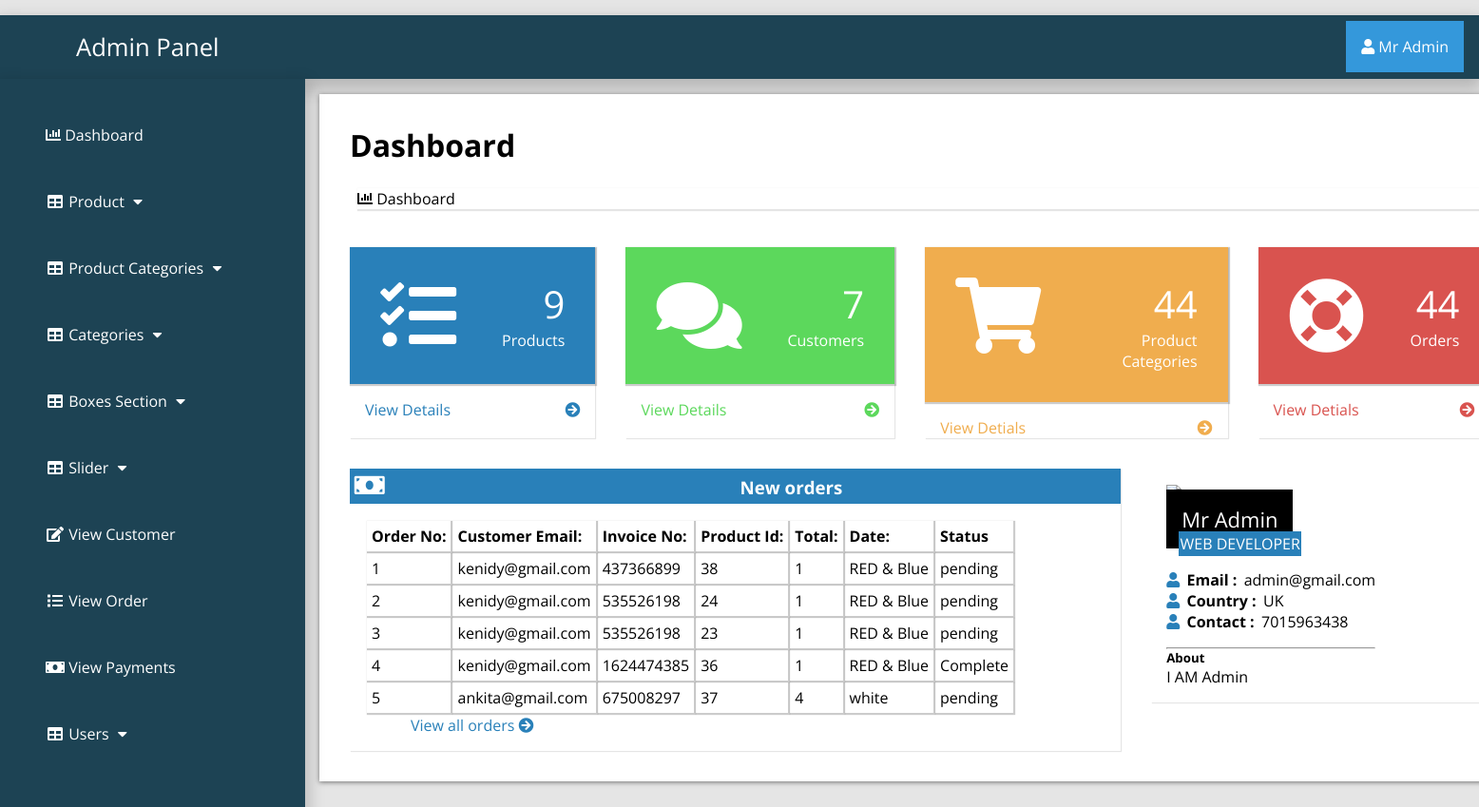
The page /admin_area/index.php?dashboard (signed in) on the database its author committed.
### tables this page shows
CREATE TABLE `customer_order` (
  `order_id` int(10) NOT NULL,
  `customer_id` int(10) NOT NULL,
  `product_id` int(100) NOT NULL,
  `due_amount` int(100) NOT NULL,
  `invoice_no` int(100) NOT NULL,
  `qty` int(10) NOT NULL,
  `size` text NOT NULL,
  `order_date` timestamp NOT NULL DEFAULT current_timestamp() ON UPDATE current_timestamp(),
  `order_status` text NOT NULL
);

CREATE TABLE `customers` (
  `customer_id` int(100) NOT NULL,
  `customer_name` varchar(255) NOT NULL,
  `customer_email` varchar(255) NOT NULL,
  `customer_pass` varchar(255) NOT NULL,
  `customer_country` text NOT NULL,
  `customer_city` text NOT NULL,
  `customer_contact` varchar(255) NOT NULL,
  `customer_address` text NOT NULL,
  `customer_image` text NOT NULL,
  `customer_ip` varchar(255) NOT NULL
);

### admin_area/dashboard.php (the view, shortened to what this page needs)
<?php
if (!isset($_SESSION['admin_email'])){
  echo "<script>window.open('login.php','_self')</script>";
  }else{
?>
<div class="row">
<div class="col-lg-12">
	<h1 class="page-header">Dashboard</h1>
	<ol class="breadcrumb">
		<li class="active"><i class="fa fa-bar-chart"></i> Dashboard </li>
	</ol>
  </div>
 <div class="row1">
 	<div class="col-lg-3 col-md-6">
 		<div class="panel panel-primary">
 			<div class="panel-heading">
 				<div class="row2">
 					<div class="col-xs-3">
 						<i class="fa fa-tasks fa-5x"></i>
 					</div>
 					<div class="col-xs-9 text-right">
 						<div class="huge"> <?php echo $count_pro ?> </div>
 						<div>Products</div>
 					</div>
 				</div>
 			</div>
 			<a href="index.php?view_product">
 				<div class="panel-footer">
 					<span class="pull-left"> View Details </span>
 					<span class="pull-right"> <i class="fa fa-arrow-circle-right"> </i></span>
 				</div>
 			</a>
 		</div>
 	</div>
 	<div class="col-lg-3 col-md-6">
 		<div class="panel panel-green">
 			<div class="panel-heading">
 				<div class="row2">
 					<div class="col-xs-3">
 						<i class="fa fa-comments fa-5x"></i>
 					</div>
 					<div class="col-xs-9 text-right">
 						<div class="huge"> <?php echo $count_cust ?> </div>
 						<div>Customers </div>
 					</div>
 				</div>
 			</div>
 			<a href="index.php?view_customer">
 				<div class="panel-footer">
 					<span class="pull-left"> View Details </span>
 					<span class="pull-right"> <i class="fa fa-arrow-circle-right"></i> </span>
 				</div>
 			</a>
 		</div>
 	</div>
 	<div class="col-lg-3 col-md-6">
 		<div class="panel panel-yellow">
 			<div class="panel-heading">
 				<div class="row2">
 					<div class="col-xs-3"> <i class="fa fa-shopping-cart fa-5x"></i>
 					</div>
 					<div class="col-xs-9 text-right">
 						<div class="huge"> <?php echo $count_p_cat ?> </div>
 						<div>Product Categories</div>
 					</div>
 				</div>
 			</div>
 			<a href="index.php?view_product_cat">
 				<div class="panel-footer">
 					<span class="pull-left"> View Detials </span>
 					<span class="pull-right"> <i class="fa fa-arrow-circle-right"></i> </span>
 				</div>
 			</a>
 		</div>
 	</div>
 	<div class="col-lg-3 col-md-6">
 		<div class="panel panel-red">
 			<div class="panel-heading">
 				<div class="row2">
 					<div class="col-xs-3"><i class="fa fa-support fa-5x"></i>
 			</div>
 			<div class="col-xs-9 text-right">
 				<div class="huge"> <?php echo $count_order ?> </div>
 				<div> Orders </div>
 			</div>
 		</div>
 	</div>
 	<a href="index.php?view_order">
 		<div class="panel-footer">
 					<span class="pull-left"> View Detials </span>
 					<span class="pull-right"> <i class="fa fa-arrow-circle-right"> </i> </span>
 				</div>
 	</a>
 </div>
</div>
</div>
<div class="row1">
	<div class="col-lg-8">
		<div class="panel panel-primary">
			<div class="panel-heading">
				<h3 class="panel-title">
					<i class="fa fa-money fa-fw"></i> New orders
				</h3>
			</div>
			<div class="panel-body">
				<div class="table-responsive">
					<table class="table table-bordered table-hover table-striped">
						<thead>
							<tr>
								<th>Order No:</th>
								<th>Customer Email:</th>
								<th>Invoice No:</th>
								<th>Product Id:</th>
								<th>Total:</th>
								<th>Date:</th>
								<th>Status</th>
							</tr>
						</thead>
						<tbody>
							<?php
                              $i=0;
                              $get_order="select * from customer_order order by 1 DESC LIMIT 0,5";
                              $run_order=mysqli_query($con,$get_order);
                              while ($row_order=mysqli_fetch_array($run_order)) {
                              	  $customer_id=$row_order['customer_id'];
                              	  $product_id=$row_order['product_id'];
                              	  $invoice_no=$row_order['invoice_no'];
                              	  $qty=$row_order['qty'];
                              	  $size=$row_order['size'];
                              	  $status=$row_order['order_status'];
                                $i++;
							  ?>
							<tr>
								<td><?php echo $i ?></td>
								<td>
									<?php
								$get_cust="select * from customers where customer_id='$customer_id'";
								$run_cust=mysqli_query($con,$get_cust);
								$row_customer=mysqli_fetch_array($run_cust);
								$customer_email=$row_customer['customer_email'];
								echo $customer_email;
								?>
								</td>
								<td><?php echo $invoice_no; ?></td>
								<td><?php echo $product_id; ?></td>
								<td><?php echo $qty; ?></td>
								<td><?php echo $size; ?></td>
								<td><?php echo $status ?></td>
							</tr>
						     <?php } ?>
						</tbody>
					</table>
				</div>
				<div class="text-right">
					<a href="index.php?view_order"> View all orders
						<i class="fa fa-arrow-circle-right"></i>
						 </a>
				</div>
			</div>
		</div>
	</div>
	<div class="col-md-4">
		<div class="panel">
			<div class="panel-body">
				<div class="thumb-info mb-md">
					<div class="thumb-info-title">
						<span class="thumb-info-inner"><?php echo $admin_name; ?></span><br>
						<span class="thumb-info-type"><?php echo $admin_job ?></span>
					</div>
				</div>
				<div class="mb-md">
					<div class="widget-content-expanded">
						<i class="fa fa-user"></i> <span>Email : </span> <?php echo $admin_email ?> <br>
						<i class="fa fa-user"></i> <span>Country : </span> <?php echo $admin_country ?> <br>
						<i class="fa fa-user"></i> <span>Contact : </span> <?php echo $admin_contact?> <br>
					</div>
				<hr class="dotted short">
				<h5 class="text-muted">About</h5>
				<p><?php echo $admin_about ?></p>
			</div>
		</div>
	</div>
</div>
</div>
</div>
<?php } ?>

### admin_area/index.php (shortened to what this page needs)
<?php
include("includes/db.php");
if (!isset($_SESSION['admin_email'])){
  echo "<script>window.open('login.php','_self')</script>";
  }else{
?>
<?php
$admin_session=$_SESSION['admin_email'];
$get_admin="select * from admins where admin_email='$admin_session'";
$run_admin=mysqli_query($con,$get_admin);
$row_admin=mysqli_fetch_array($run_admin);
$admin_name=$row_admin['admin_name'];
$admin_email=$row_admin['admin_email'];
$admin_country=$row_admin['admin_country'];
$admin_job=$row_admin['admin_job'];
$admin_contact=$row_admin['admin_contact'];
$admin_about=$row_admin['admin_about'];
$get_pro="select * from products";
$run_pro=mysqli_query($con,$get_pro);
$count_pro=mysqli_num_rows($run_pro);
$get_cust="select * from customers";
$run_cust=mysqli_query($con,$get_cust);
$count_cust=mysqli_num_rows($run_cust);
$get_p_cat="select * from product_category";
$run_p_cat=mysqli_query($con,$get_p_cat);
$count_p_cat=mysqli_num_rows($run_p_cat);
$count_order=mysqli_num_rows($run_p_cat);
  ?>
<!DOCTYPE html>
<html lang="en">
<head>
<link rel="stylesheet" href="https://cdnjs.cloudflare.com/ajax/libs/font-awesome/4.7.0/css/font-awesome.min.css">
    <link rel="stylesheet" href="https://cdnjs.cloudflare.com/ajax/libs/OwlCarousel2/2.3.4/assets/owl.carousel.min.css">
    <link rel="stylesheet" href="https://cdnjs.cloudflare.com/ajax/libs/font-awesome/5.15.2/css/all.min.css">
    <link rel="stylesheet" href="css/style.css">
  <body>
    <div class="wrapper">
      <?php include 'includes/sidebar.php'; ?>
      <div class="page-wrapper">
        <div class="container-fluid">
        <?php
          if(isset($_GET['dashboard'])) {
          include 'dashboard.php';
     }
         ?>
        </div>
      </div>
    </div>
  </body>
</head>
</html>
<?php  } ?>

### admin_area/includes/sidebar.php (shortened to what this page needs)
<?php
if (!isset($_SESSION['admin_email'])){
  echo "<script>window.open('login.php','_self')</script>";
  }else{
?>
<nav class="navbar navbar-inverse navbar-fixed-top" >
	<div class="navbar-header">
		<a href="index.php?dashboard" class="navbar-brand"><span>Admin Panel</span></a>
	</div>
		<div class="dropdown">
		 <button onclick="myFunction()" class="dropbtn"><i class="fa fa-user"></i> <?php echo $admin_name; ?></a></button>
		</div>
	<div class="collapse navbar-collapse navbar-ex1-collapse">
	<ul class="nav navbar-nav side-nav">
  <li>
    <a href="index.php?dashboard"><i class="fa fa-bar-chart"></i> Dashboard</a>
  </li>
  <li class="button-dropdown" id="#products">
    <a href="#" class="dropdown-toggle" data-toggle="collapse" data-target="#products"><i class="fa fa-fw fa-table"></i> Product <i class="fa fa-fw fa-caret-down"></i></a>
  </li>
  <li class="button-dropdown" id="#products_cat">
    <a href="#" class="dropdown-toggle" data-toggle="collapse" data-target="#products_cat"><i class="fa fa-fw fa-table"></i> Product Categories <i class="fa fa-fw fa-caret-down"></i></a>
  </li>
  <li class="button-dropdown" id="#category">
    <a href="#" class="dropdown-toggle" data-toggle="collapse" data-target="#category"><i class="fa fa-fw fa-table"></i> Categories <i class="fa fa-fw fa-caret-down"></i></a>
  </li>
<li class="button-dropdown" >
  <a href="#" class="dropdown-toggle" data-toggle="collapse" data-target="#boxes">
    <i class="fa fa-fw fa-table"></i> Boxes Section <i class="fa fa-fw fa-caret-down"></i>
  </a>
</li>
  <li class="button-dropdown">
    <a href="#" class="dropdown-toggle" data-toggle="collapse" data-target="#slider"><i class="fa fa-fw fa-table"></i>  Slider <i class="fa fa-fw fa-caret-down"></i></a>
  </li>
  <li>
  	<a href="index.php?view_customer">
  		<i class="fa fa-fw fa-edit"></i> View Customer
  	</a>
  </li>
  <li>
  	<a href="index.php?view_order">
  		<i class="fa fa-fw fa-list"></i> View Order
  	</a>
  </li>
  <li>
  	<a href="index.php?view_payments">
  		<i class="fa fa-fw fa-money"></i> View Payments
  	</a>
  </li>
  <li class="button-dropdown">
    <a href="#" class="dropdown-toggle" data-toggle="collapse" data-target="#users"><i class="fa fa-fw fa-table"></i>  Users <i class="fa fa-fw fa-caret-down"></i></a>
  </li>
</ul>
</div>
</nav>
<?php } ?>

### admin_area/css/style.css (style rules this page uses)
:root { --blue:#2980b9; }
body { margin-top: ; }
* { font-family: 'Open Sans', sans-serif; margin:0; padding:0; box-sizing: border-box; text-decoration: none; transition: all .2s cubic-bezier(.37,1.14,.26,1.24); }
html { background-color: rgba(0,0,0,.1); }
.navbar-fixed-top { background:#1d4354; padding: 1rem; margin-top: 1rem; box-shadow: 0px 8px 16px 4px rgba(0,0,0,0.2); margin-left: ; margin-right: ; }
.navbar-fixed-top a span { margin-left: 4rem; }
.navbar-fixed-top .navbar-brand { font-size: 1.6rem; color: #ffffff; }
.dropbtn { background-color: #3498DB; color: white; padding: 16px; font-size: 16px; border: none; cursor: pointer; }
.dropdown { position: relative; display: inline-block; float: right; margin-top: -2.8rem; }
.nav { position: absolute; top: 51px; margin-top: 32px; width: auto; height: 110%; border-radius: 0; display: block; background-color: #1d4354; bottom: 0; overflow: hidden; padding-bottom: 40px; box-shadow: 0px 8px 16px 4px rgba(0,0,0,0.2); margin-left: -1rem; }
.nav>li>a { width: 225px; display: block; color: #ffffff; margin: 3rem; }
.row { width: 81.2%; background-color: #ffffff; margin: auto; margin-left: 21rem; margin-top: 1rem; padding: 1rem; display: ; }
.row h1 { margin: 1rem; }
.row ol { list-style-type: none; margin: 1.5rem; box-shadow: 1px 1px 1px 1px rgba(0.1,0.1,0.1,0.1); }
.row1 { display: flex; background-color:; }
.col-lg-3 { display: inline-flex; }
.panel { text-align: left; box-shadow: 1px 1px 1px 0px rgba(0.1,0.1,0.1,0.1); margin: 1rem; background-color: #ffffff; padding: rem; }
.panel-footer { box-shadow: 1px 1px 1px 0px rgba(0.1,0.1,0.1,0.1); font-size: 1rem; margin: 1rem; }
.panel-footer span { margin:rem; }
.huge { font-size: 2.5rem; }
.row2 { display: flex; padding: 2rem; color: #ffffff; box-shadow: 1px 1px 1px 1px rgba(0.1,0.1,0.1,0.2); }
.text-right { text-align: right; margin-left: 3rem; }
.panel-primary .row2 { background-color: #2980b9; }
.panel-primary a { color: #2980b9; }
.panel-green .row2 { background-color: #5cd85c; }
.panel-green a { color: #5cd85c; }
.panel-yellow .row2 { background-color: #f0ad4e; color: #fff; }
.panel-yellow a { color: #f0ad4e; }
.panel-red .row2 { background-color: #d9534f; }
.panel-red a { color: #d9534f; }
.panel-heading .panel-title { background-color: #2980b9; color: #ffffff; padding: .3rem; }
.table-responsive .table-striped th { padding: 5px; box-shadow: 1px 1px 1px 1px rgba(0.1,0.1,0.1,0.2); }
.table-responsive .table-striped tbody td { box-shadow: 1px 1px 1px 1px rgba(0.1,0.1,0.1,0.2); padding:5px; }
.thumb-info-title .thumb-info-inner { background: #000; color: #ffffff; padding: 1rem; font-size: 22px; }
.thumb-info-title .thumb-info-type { background:#2980b9; padding:.1rem; color: #ffffff; margin-left: .8rem; }
.mb-md .widget-content-expanded { margin-top: 1rem; margin-bottom: 1rem; }
.mb-md .widget-content-expanded span { font-weight: bold; margin: .2rem; }
.mb-md .widget-content-expanded i { color:#2980b9; }
.row { list-style: none; box-shadow: 0 1px 5px rgba(0, 0, 0, 0.5); }
.row .fa-money { font-size: 1.6rem; width: 50%; text-align: left; }
.panel-body { display: flex; align-items: center; justify-content: left; padding: 1rem; flex-wrap: wrap; }

### rows shown on the page
customer_order: customer.customer_email "kenidy@gmail.com", invoice_no "437366899", product "38", qty "1", size "RED & Blue", order_status "pending"
customer_order: customer.customer_email "kenidy@gmail.com", invoice_no "535526198", product "24", qty "1", size "RED & Blue", order_status "pending"
customer_order: customer.customer_email "kenidy@gmail.com", invoice_no "535526198", product "23", qty "1", size "RED & Blue", order_status "pending"
customer_order: customer.customer_email "kenidy@gmail.com", invoice_no "1624474385", product "36", qty "1", size "RED & Blue", order_status "Complete"
customer_order: customer.customer_email "ankita@gmail.com", invoice_no "675008297", product "37", qty "4", size "white", order_status "pending"

### other values the page prints
$admin_name "Mr Admin"
$count_pro "9"
$count_cust "7"
$count_p_cat "44"
$count_order "44"
$admin_job "WEB DEVELOPER"
$admin_email "admin@gmail.com"
$admin_country "UK"
$admin_contact "7015963438"
$admin_about "I AM Admin"
